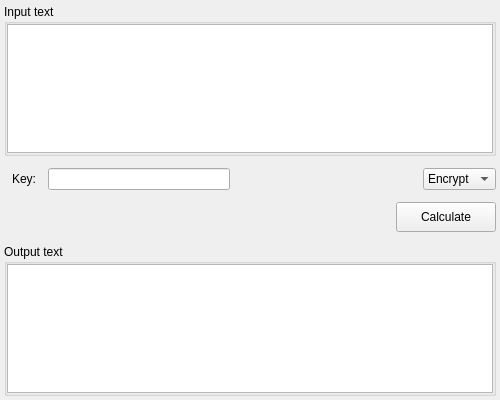
<?xml version="1.0" encoding="UTF-8"?>
<ui version="4.0">
 <class>gronsfeld</class>
 <widget class="QWidget" name="gronsfeld">
  <property name="geometry">
   <rect>
    <x>0</x>
    <y>0</y>
    <width>500</width>
    <height>400</height>
   </rect>
  </property>
  <property name="windowTitle">
   <string>Form</string>
  </property>
  <layout class="QVBoxLayout" name="verticalLayout">
   <property name="spacing">
    <number>12</number>
   </property>
   <property name="leftMargin">
    <number>4</number>
   </property>
   <property name="topMargin">
    <number>4</number>
   </property>
   <property name="rightMargin">
    <number>4</number>
   </property>
   <property name="bottomMargin">
    <number>4</number>
   </property>
   <item>
    <widget class="QGroupBox" name="group_box_input">
     <property name="title">
      <string>Input text</string>
     </property>
     <layout class="QVBoxLayout" name="verticalLayout_20">
      <property name="spacing">
       <number>0</number>
      </property>
      <property name="leftMargin">
       <number>0</number>
      </property>
      <property name="topMargin">
       <number>0</number>
      </property>
      <property name="rightMargin">
       <number>0</number>
      </property>
      <property name="bottomMargin">
       <number>0</number>
      </property>
      <item>
       <widget class="QTextEdit" name="text_edit_input"/>
      </item>
     </layout>
    </widget>
   </item>
   <item>
    <layout class="QHBoxLayout" name="horizontal_layout_1">
     <property name="spacing">
      <number>12</number>
     </property>
     <property name="leftMargin">
      <number>8</number>
     </property>
     <item>
      <widget class="QLabel" name="label_key">
       <property name="sizePolicy">
        <sizepolicy hsizetype="Fixed" vsizetype="Fixed">
         <horstretch>0</horstretch>
         <verstretch>0</verstretch>
        </sizepolicy>
       </property>
       <property name="text">
        <string>Key:</string>
       </property>
      </widget>
     </item>
     <item>
      <widget class="QLineEdit" name="line_edit_key"/>
     </item>
     <item>
      <spacer name="horizontal_spacer_1">
       <property name="orientation">
        <enum>Qt::Horizontal</enum>
       </property>
       <property name="sizeHint" stdset="0">
        <size>
         <width>40</width>
         <height>20</height>
        </size>
       </property>
      </spacer>
     </item>
     <item>
      <widget class="QComboBox" name="combo_box_mode">
       <property name="sizePolicy">
        <sizepolicy hsizetype="Fixed" vsizetype="Fixed">
         <horstretch>0</horstretch>
         <verstretch>0</verstretch>
        </sizepolicy>
       </property>
       <item>
        <property name="text">
         <string>Encrypt</string>
        </property>
       </item>
       <item>
        <property name="text">
         <string>Decrypt</string>
        </property>
       </item>
      </widget>
     </item>
    </layout>
   </item>
   <item>
    <layout class="QHBoxLayout" name="horizontal_layout_2">
     <item>
      <spacer name="horizontal_spacer_2">
       <property name="orientation">
        <enum>Qt::Horizontal</enum>
       </property>
       <property name="sizeHint" stdset="0">
        <size>
         <width>40</width>
         <height>20</height>
        </size>
       </property>
      </spacer>
     </item>
     <item>
      <widget class="QPushButton" name="button_make">
       <property name="sizePolicy">
        <sizepolicy hsizetype="Fixed" vsizetype="Fixed">
         <horstretch>0</horstretch>
         <verstretch>0</verstretch>
        </sizepolicy>
       </property>
       <property name="minimumSize">
        <size>
         <width>100</width>
         <height>30</height>
        </size>
       </property>
       <property name="text">
        <string>Calculate</string>
       </property>
      </widget>
     </item>
    </layout>
   </item>
   <item>
    <widget class="QGroupBox" name="group_box_output">
     <property name="title">
      <string>Output text</string>
     </property>
     <layout class="QVBoxLayout" name="verticalLayout_23">
      <property name="spacing">
       <number>0</number>
      </property>
      <property name="leftMargin">
       <number>0</number>
      </property>
      <property name="topMargin">
       <number>0</number>
      </property>
      <property name="rightMargin">
       <number>0</number>
      </property>
      <property name="bottomMargin">
       <number>0</number>
      </property>
      <item>
       <widget class="QTextEdit" name="text_edit_output">
        <property name="readOnly">
         <bool>true</bool>
        </property>
       </widget>
      </item>
     </layout>
    </widget>
   </item>
  </layout>
 </widget>
 <resources/>
 <connections/>
</ui>
